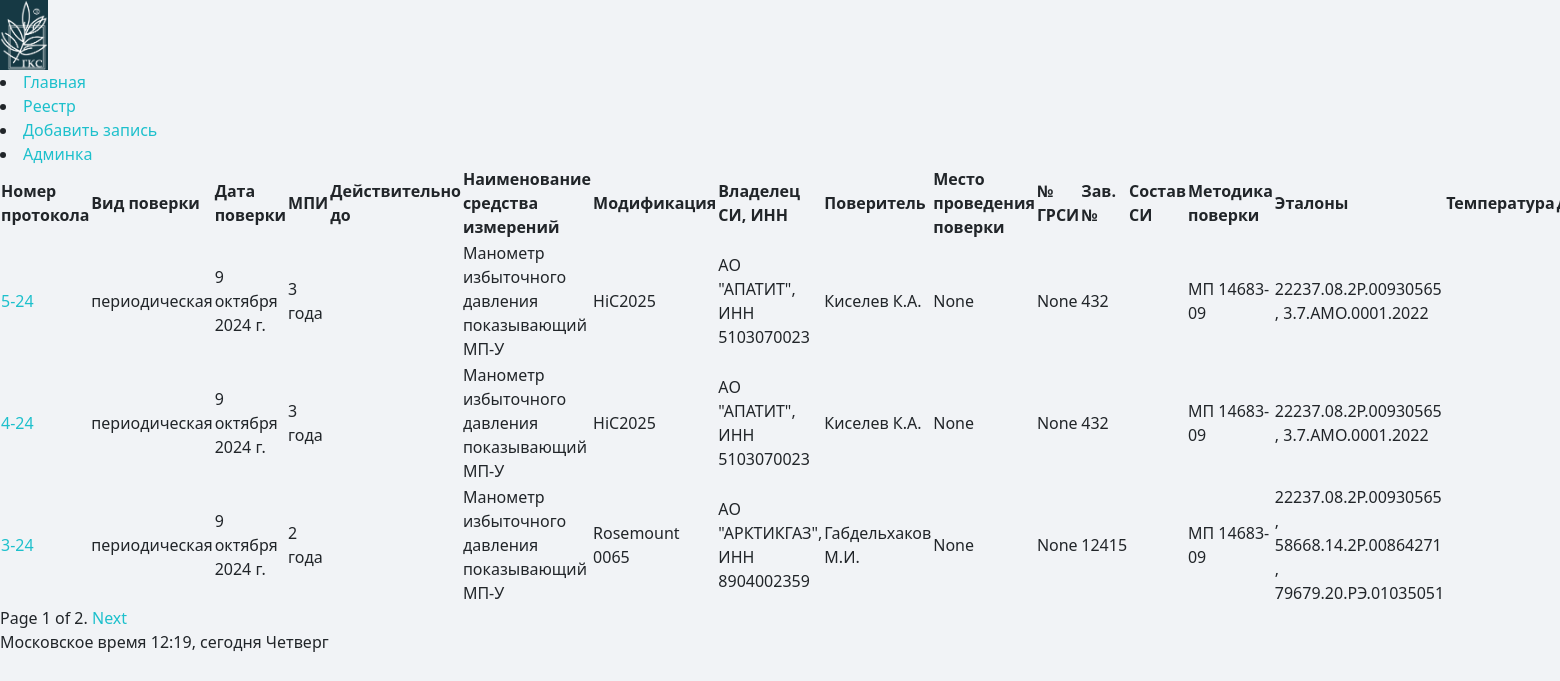
/reestr/, run on an earlier commit of the app's database.
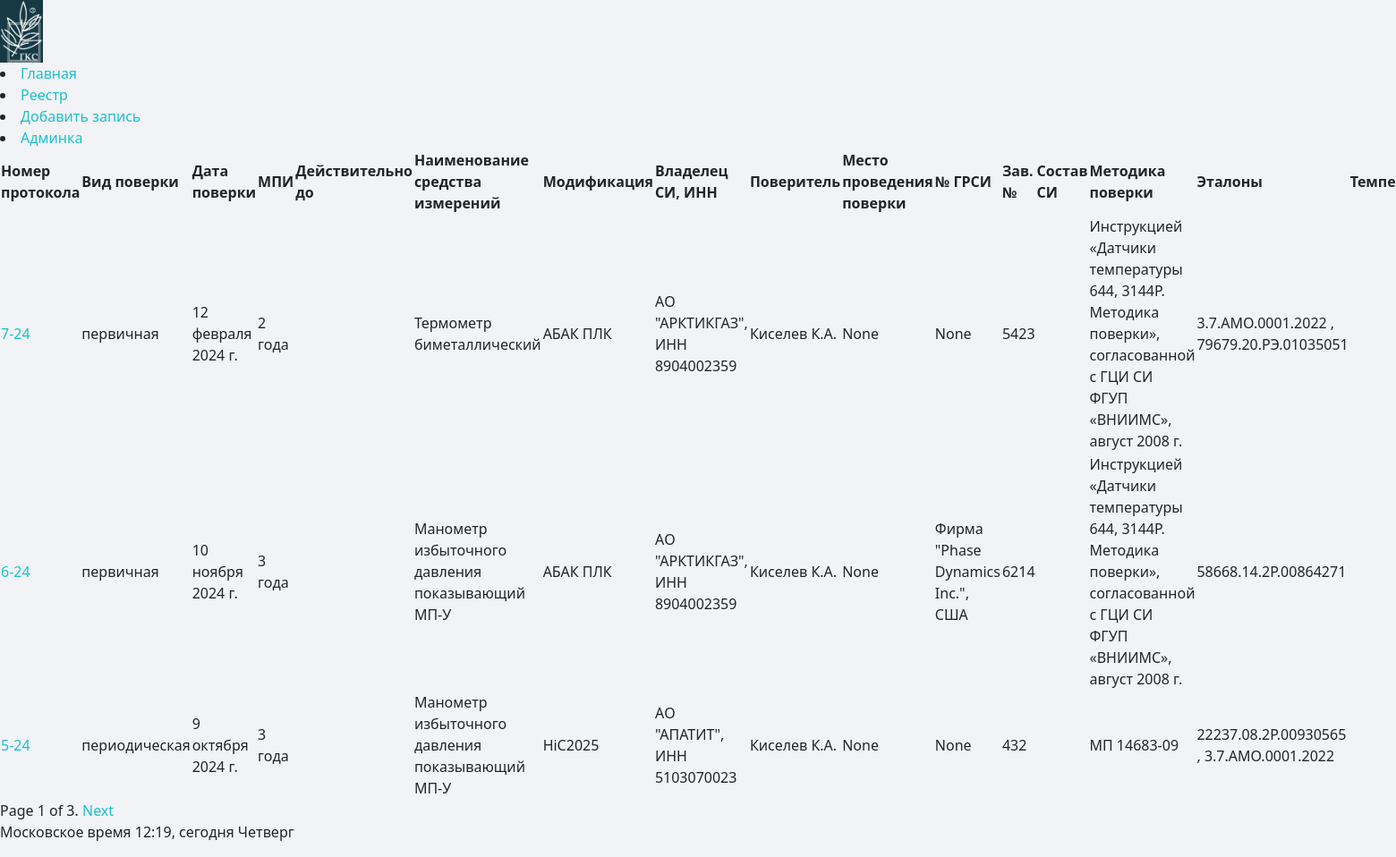
And on a later commit of the database.
### reestr_list/models.py (models this page shows, shortened)
class Register(models.Model):
    id_numb = models.SlugField('Номер протокола', max_length=10, db_index=True, null=True, blank=True, unique=True)
    class Kinds(models.TextChoices):
        perv = 'первичная', 'первичная'
        period = 'периодическая', 'периодическая'
        __empty__='выберите тип поверки'
    kind = models.CharField(max_length=50, choices=Kinds.choices, default=Kinds.period, verbose_name='Вид поверки', blank=True, null=True)
    date = models.DateField('Дата поверки', null=True, blank=True)
    mpi = models.CharField(max_length=10, choices=(
        ('1 год', '1'),
        ('2 года', '2'),
        ('3 года', '3'),
        ('4 года', '4'),
        ('5 лет', '5'),
        ('6 лет', '6'),
    ), verbose_name='Межповерочный интервал', null=True, blank=True)
    name = models.ForeignKey(Name, on_delete=models.PROTECT, verbose_name="Наименование средства измерений", blank=True,
                             null=True)
    modif = models.ForeignKey(Modification, on_delete=models.PROTECT, verbose_name="Модификация",
                              help_text='выберите модификацию', blank=True, null=True)
    owner = models.ForeignKey(Owner, on_delete=models.PROTECT, related_name="+", verbose_name="Владелец СИ, ИНН",
                              default=None, blank=True, null=True)
    povername = models.ForeignKey(Pover, on_delete=models.PROTECT, verbose_name="Поверитель", blank=True, null=True)
    place = models.ForeignKey(Places, on_delete=models.PROTECT, verbose_name="Место проведения поверки",
                          default=None, blank=True, null=True)
    descr = models.ForeignKey(DescriptionType, on_delete=models.PROTECT, verbose_name="Описание типа",
                              help_text='выберите описание типа', null=True, blank=True)
    number = models.CharField('Заводской номер', max_length=50, blank=True, null=True)
    method = models.ForeignKey(Methodika, on_delete=models.PROTECT, verbose_name="Методика поверки",
                                   help_text='выберите методику поверки', blank=True, null=True)
    etalons = models.ManyToManyField(Etalon, related_name='etalons', blank=True)
    hum_val = models.DecimalField('Влажность', default=45.0, max_digits=3, decimal_places=1, blank=True, null=True)
    d_min = models.CharField('Нижний диапазон', max_length=100, null=True, blank=True)
    d_max = models.CharField('Верхний диапазон', max_length=100, null=True, blank=True)
    class EdIzmKind(models.TextChoices):
        kpa = 'кПа', 'кПа'
        mpa = 'МПа', 'МПа'
        bar = 'бар', 'бар'
        milibar = 'мбар', 'мбар'
        cel = '°С', '°С'
        nkpr = '% НКПР', '% НКПР'
        mamp = 'мА', 'мА'
        volt = 'В', 'В'
        mm = 'мм', 'мм'
        kgs = 'кгс/см²', 'кгс/см²'
        mgm = 'мг/м³', 'мг/м³'
        vol = '% об. д.', '% об. д.'
        ppm = 'ppm', 'ppm'
        __empty__ = 'выберите единицы измерения'
    ed_izm = models.CharField('Единицы измерения', max_length=100, choices=EdIzmKind.choices, null=True, blank=True)
    pogr_val = models.CharField('Погрешность', max_length=100, blank=True, null=True)
    impl_name = models.ForeignKey(Usernames, on_delete=models.PROTECT, verbose_name="Исполнитель", blank=True,
                                  null=True)
    publish = models.DateTimeField('Создано', default=timezone.now, blank=True, null=True)
    created_at = models.DateTimeField("Создано auto now add", auto_now_add=True, blank=True, null=True)
    updated = models.DateTimeField('Изменено', auto_now=True, blank=True, null=True)
    class Status(models.TextChoices):
        DRAFT = 'Не загружено в АРШИН', 'draft'
        PUBLISHED = 'Загружено в АРШИН', 'published'
    status = models.CharField(max_length=30, choices=Status.choices, default=Status.DRAFT, blank=True, null=True)
    objects = models.Manager()  # менеджер, применяемый по умолчанию
    class Meta:
        verbose_name = 'Реестр'
        verbose_name_plural = 'Реестр'
        ordering = ['-updated']
        indexes = [
            models.Index(fields=['id_numb']),
            models.Index(fields=['descr']),
            models.Index(fields=['number']),
            models.Index(fields=['date']),
            models.Index(fields=['modif']),
        ]
    def get_absolute_url(self):
        return reverse('reestr_list:register_detail', args=[self.id_numb])

class Name(models.Model):
    name = models.CharField('Наименование СИ', max_length=500, null=False, blank=False, unique=True)
    class Meta:
        db_table = 'names'  # название таблицы в БД
        ordering = ['name']
        verbose_name = 'Наименование СИ'
        verbose_name_plural = 'Наименования СИ'
    def __str__(self):
        return self.name

class Modification(models.Model):
    modif = models.CharField('Модификация', max_length=500, null=False, blank=True, unique=True)
    class Meta:
        db_table = 'modification'  # название таблицы в БД
        ordering = ['modif']
        verbose_name = 'Модификация'
        verbose_name_plural = 'Модификации'
    def __str__(self):
        return self.modif

class Owner(models.Model):
    owner = models.CharField('Владелец, ИНН', max_length=100, null=False, blank=False, unique=True)
    class Meta:
        db_table = 'owners'  # название таблицы в БД
        ordering = ['owner']
        verbose_name = 'Владелец'
        verbose_name_plural = 'Владельцы'
    def __str__(self):
        return self.owner

class Pover(models.Model):
    povername = models.CharField('Поверитель', max_length=100, null=False, blank=False, unique=True)
    class Meta:
        db_table = 'povernames'  # название таблицы в БД
        ordering = ['povername']
        verbose_name = 'Поверитель'
        verbose_name_plural = 'Поверители'
    def __str__(self):
        return self.povername

class DescriptionType(models.Model):
    date = models.DateField('Срок свидетельства', null=True, blank=True)
    link =  models.URLField('Ссылка', max_length=500, null=True, blank=True, unique=True)
    number = models.SlugField('Номер в госреестре', max_length=10, null=False, blank=False, unique=True)
    producer = models.CharField('Изготовитель', max_length=500, null=True, blank=True)
    class Meta:
        db_table = 'description_type'  # название таблицы в БД
        ordering = ['number'] # сортировка
        verbose_name = 'Описание типа' # имя в единственном числе
        verbose_name_plural = 'Описания типа' # имя во множественном числе

class Methodika(models.Model):
    method = models.CharField('Методика поверки', max_length=500, null=False, blank=False, unique=True)
    class Meta:
        db_table = 'methods'  # название таблицы в БД
        ordering = ['method']
        verbose_name = 'Методика поверки'
        verbose_name_plural = 'Методики поверки'
    def __str__(self):
        return self.method

class Etalon(models.Model):
    code = models.CharField('Шифр', max_length=50, null=False, blank=True)
    name = models.CharField('Наименование', max_length=1000, null=False, blank=True)
    class Meta:
        db_table = 'etalons'
        ordering = ['code']
        verbose_name = 'Эталон'
        verbose_name_plural = 'Эталоны'
    def __str__(self):
        return self.code

### reestr_list/views.py (the view)
# urls.py: path("reestr/", ReestrListView.as_view(), name="reestr_list"),
class ReestrListView(ListView):
    queryset = Register.objects.all()
    context_object_name = 'reestr_list'
    paginate_by = 3
    template_name = 'reestr_list/list.html'

### reestr_list/templates/reestr_list/list.html (shortened to what this page needs)
{% extends "index.html" %} {% block title %} Реестр {% endblock title %}
{% block body %}
<table>
  <tr>
    <th>Номер протокола</th>
    <th>Вид поверки</th>
    <th>Дата поверки</th>
    <th>МПИ</th>
    <th>Действительно до</th>
    <th>Наименование средства измерений</th>
    <th>Модификация</th>
    <th>Владелец СИ, ИНН</th>
    <th>Поверитель</th>
    <th>Место проведения поверки</th>
    <th>№ ГРСИ</th>
    <th>Зав. №</th>
    <th>Состав СИ</th>
    <th>Методика поверки</th>
    <th>Эталоны</th>
    <th>Температура</th>
    <th>Давление</th>
  </tr>
  {% for register in reestr_list %}
  <tr>
    <td><a href="{{ register.get_absolute_url }}">{{ register.id_numb }}</a></td>
    <td>{{ register.kind }}</td>
    <td>{{ register.date }}</td>
    <td>{{ register.mpi }}</td>
    <td>{{ register.until }}</td>
    <td>{{ register.name }}</td>
    <td>{{ register.modif }}</td>
    <td>{{ register.owner }}</td>
    <td>{{ register.povername }}</td>
    <td>{{ register.place }}</td>
    <td>{{ register.descr.producer }}</td>
    <td>{{ register.number }}</td>
    <td>{{ register.composition }}</td>
    <td>{{ register.method }}</td>
    <td>
      {% for etalon in register.etalons.all %}
        {% if register.etalons.all.count == 1 %}
          {{ etalon }}
        {% else %}
          {{ etalon }} {% if not forloop.last %},
          {% endif %}
        {% endif %}
      {% endfor %}
    </td>
    <td>{{ register.temp_val }} {{ register.temp_kind }}</td>
    <td>{{ register.press_val }} {{ register.press_kind }}</td>
  </tr>
  {% endfor %}
</table>
{% include "reestr_list/pagination.html" with page=page_obj  %}
{% endblock body %}

### reestr_list/templates/index.html (shortened to what this page needs)
{% load static %}
<!DOCTYPE html>
<html lang="ru">
  <head>
    <link
      href="https://cdn.jsdelivr.net/npm/bootstrap@5.0.2/dist/css/bootstrap.min.css"
      rel="stylesheet"
    />
    <link
      href="{%  static 'reestr_list/css/reestr_list.css' %}"
      rel="stylesheet"
    />
  </head>
  <body>
    <div>
      <a
        class="navbar-logo"
        title="Переход на сайт ГКС"
        href="http://ms.nppgks.com/main.php"
        ><img
          src="{%  static 'reestr_list/img/logo.png' %}"
          height="70rem"
          loading="lazy"
          alt="Лого компании"
        />
      </a>
      <li>
        <a
          aria-current="page"
          title="Главная"
          href="{% url 'reestr_list:index' %}"
        >
          Главная</a
        >
      </li>
      <li>
        <a
          aria-current="page"
          title="Реестр"
          href="{% url 'reestr_list:reestr_list' %}"
        >
          Реестр</a
        >
      </li>
      <li>
        <a title="Новая запись" href="{% url 'reestr_list:add_to_register' %}">
          Добавить запись</a
        >
      </li>
      <li>
        <a title="Панель Администратора" href="/admin/reestr_list/register/">
          Админка</a
        >
      </li>
    </div>
    {% block body %} {% endblock body %}
    <div>
      {% now 'l' as current_weekday %}
      <p>Московское время {% now 'H:i' %}, сегодня {{ current_weekday }}</p>
    </div>
  </body>
</html>

### reestr_list/templates/reestr_list/pagination.html (shortened to what this page needs)
<div class="pagination">
    <span class="step-links">
        <span class="current">
           Page {{ page.number }} of {{ page.paginator.num_pages }}.
        </span>
        {% if page.has_next %}
            <a href="?page={{ page.next_page_number }}">Next</a>
        {% endif %}
    </span>
</div>

### reestr_list/static/reestr_list/css/reestr_list.css (style rules this page uses)
body { background-color: #F1F3F6; }
.navbar-logo { background-color: #1e7fda; }
A { text-decoration: none; color: #1dc0cc; }

What changed in the data, as far as the page shows it:
no longer on this page (row unchanged): Register: id_numb "4-24", kind "периодическая", date "9 октября 2024 г.", mpi "3 года", name "Манометр избыточного давления показывающий МП-У", modif "HiC2025", owner "АО \"АПАТИТ\", ИНН 5103070023", povername "Киселев К.А.", place "None", descr.producer "None", number "432", method "МП 14683-09", Etalon (code "22237.08.2Р.00930565"), Etalon (code "3.7.АМО.0001.2022")
no longer on this page (row unchanged): Register: id_numb "3-24", kind "периодическая", date "9 октября 2024 г.", mpi "2 года", name "Манометр избыточного давления показывающий МП-У", modif "Rosemount 0065", owner "АО \"АРКТИКГАЗ\", ИНН 8904002359", povername "Габдельхаков М.И.", place "None", descr.producer "None", number "12415", method "МП 14683-09", Etalon (code "22237.08.2Р.00930565"), Etalon (code "58668.14.2Р.00864271"), Etalon (code "79679.20.РЭ.01035051")
added Register: id_numb "7-24", kind "первичная", date "12 февраля 2024 г.", mpi "2 года", name "Термометр биметаллический", modif "АБАК ПЛК", owner "АО \"АРКТИКГАЗ\", ИНН 8904002359", povername "Киселев К.А.", place "None", descr.producer "None", number "5423", method "Инструкцией «Датчики температуры 644, 3144Р. Методика поверки», согласованной с ГЦИ СИ ФГУП «ВНИИМС», август 2008 г.", Etalon (code "3.7.АМО.0001.2022"), Etalon (code "79679.20.РЭ.01035051")
added Register: id_numb "6-24", kind "первичная", date "10 ноября 2024 г.", mpi "3 года", name "Манометр избыточного давления показывающий МП-У", modif "АБАК ПЛК", owner "АО \"АРКТИКГАЗ\", ИНН 8904002359", povername "Киселев К.А.", place "None", descr.producer "Фирма \"Phase Dynamics Inc.\", США", number "6214", method "Инструкцией «Датчики температуры 644, 3144Р. Методика поверки», согласованной с ГЦИ СИ ФГУП «ВНИИМС», август 2008 г.", Etalon (code "58668.14.2Р.00864271")
Also different on the page:
{{ page.paginator.num_pages }}: "2" → "3"
